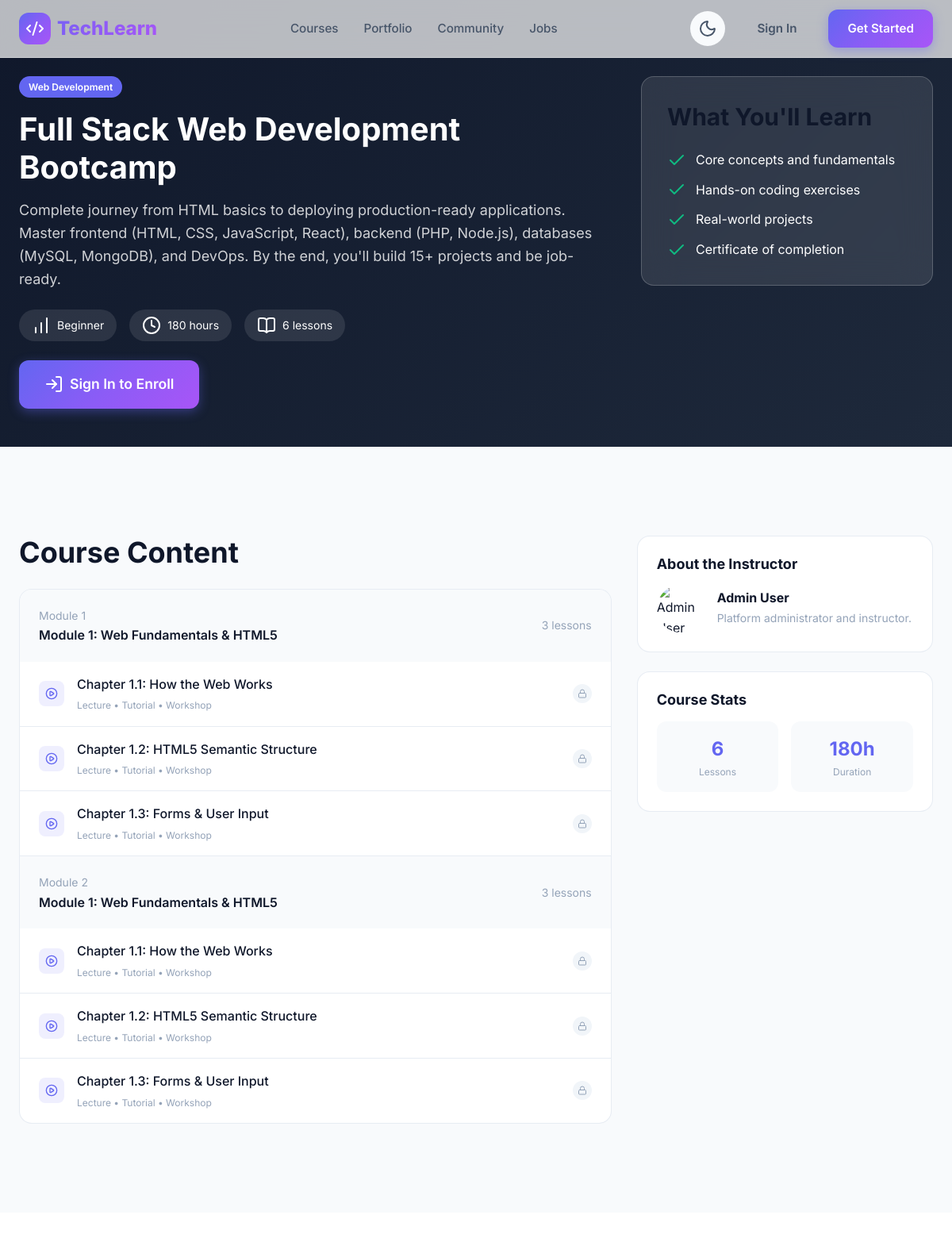
/course_details.php?id=1, run on the app's committed database.
### tables this page shows
CREATE TABLE courses (
    id INT AUTO_INCREMENT PRIMARY KEY,
    title VARCHAR(200) NOT NULL,
    description TEXT NOT NULL,
    category VARCHAR(100) NOT NULL,
    thumbnail VARCHAR(255) DEFAULT 'default-course.jpg',
    difficulty_level ENUM('beginner', 'intermediate', 'advanced') DEFAULT 'beginner',
    estimated_hours INT DEFAULT 10,
    created_at DATETIME DEFAULT CURRENT_TIMESTAMP,
    created_by INT,
    is_published TINYINT(1) DEFAULT 1,
    FOREIGN KEY (created_by) REFERENCES users(id) ON DELETE SET NULL
);

CREATE TABLE modules (
    id INT AUTO_INCREMENT PRIMARY KEY,
    course_id INT NOT NULL,
    title VARCHAR(200) NOT NULL,
    description TEXT,
    sort_order INT DEFAULT 0,
    FOREIGN KEY (course_id) REFERENCES courses(id) ON DELETE CASCADE
);

CREATE TABLE lessons (
    id INT AUTO_INCREMENT PRIMARY KEY,
    module_id INT NOT NULL,
    title VARCHAR(200) NOT NULL,
    description TEXT,
    lecture_content TEXT,
    lecture_video_url VARCHAR(500),
    tutorial_content TEXT,
    tutorial_code TEXT,
    tutorial_video_url VARCHAR(500),
    workshop_problem TEXT,
    workshop_hints TEXT,
    sort_order INT DEFAULT 0,
    FOREIGN KEY (module_id) REFERENCES modules(id) ON DELETE CASCADE
);

CREATE TABLE users (
    id INT AUTO_INCREMENT PRIMARY KEY,
    name VARCHAR(100) NOT NULL,
    email VARCHAR(100) NOT NULL UNIQUE,
    password VARCHAR(255) NOT NULL,
    skill_level ENUM('beginner', 'intermediate', 'advanced') DEFAULT 'beginner',
    bio TEXT,
    profile_picture VARCHAR(255) DEFAULT 'default-avatar.png',
    join_date DATETIME DEFAULT CURRENT_TIMESTAMP,
    is_admin TINYINT(1) DEFAULT 0,
    last_active DATETIME DEFAULT CURRENT_TIMESTAMP
);

### database.php (called while the page is built, shortened)
<?php
function isLoggedIn() {
    return isset($_SESSION['user_id']);
}
function e($string) {
    return htmlspecialchars($string, ENT_QUOTES, 'UTF-8');
}

### course_details.php (the view, shortened to what this page needs)
<?php
require_once '../config/database.php';
$courseId = $_GET['id'] ?? 0;
$stmt = $pdo->prepare("SELECT c.*, u.name as instructor_name, u.bio as instructor_bio
                       FROM courses c
                       LEFT JOIN users u ON c.created_by = u.id
                       WHERE c.id = ? AND c.is_published = 1");
$stmt->execute([$courseId]);
$course = $stmt->fetch();
$stmt = $pdo->prepare("SELECT * FROM modules WHERE course_id = ? ORDER BY sort_order");
$stmt->execute([$courseId]);
$modules = $stmt->fetchAll();
foreach ($modules as &$module) {
    $stmt = $pdo->prepare("SELECT * FROM lessons WHERE module_id = ? ORDER BY sort_order");
    $stmt->execute([$module['id']]);
    $module['lessons'] = $stmt->fetchAll();
}
$isEnrolled = false;
$progress = 0;
$totalLessons = 0;
foreach ($modules as $module) {
    $totalLessons += count($module['lessons']);
}
?>
<!DOCTYPE html>
<html lang="en" data-theme="light">
<head>
    <link rel="stylesheet" href="../assets/css/style.css">
</head>
<body>
    <nav class="navbar">
        <div class="container navbar-content">
            <a href="../index.php" class="logo">
                <div class="logo-icon">
                    <i data-lucide="code-2"></i>
                </div>
                TechLearn
            </a>
            <ul class="nav-links" id="nav-links">
                <li><a href="courses.php">Courses</a></li>
                <li><a href="../projects/portfolio.php">Portfolio</a></li>
                <li><a href="../community/forum.php">Community</a></li>
                <li><a href="../jobs/jobs.php">Jobs</a></li>
            </ul>
            <div class="nav-actions">
                <button class="theme-toggle" id="theme-toggle" aria-label="Toggle dark mode">
                </button>
                <?php if (isLoggedIn()): ?>
                    <a href="../dashboard.php" class="btn btn-primary">
                        <i data-lucide="layout-dashboard"></i>
                        Dashboard
                    </a>
                <?php else: ?>
                    <a href="../login.php" class="btn btn-ghost">Sign In</a>
                    <a href="../register.php" class="btn btn-primary">Get Started</a>
                <?php endif; ?>
            </div>
        </div>
    </nav>
    <section class="course-hero">
        <div class="container">
            <div class="course-hero-content">
                <div>
                    <span style="display: inline-block; padding: 0.25rem 0.75rem; background: var(--primary); border-radius: var(--radius-full); font-size: 0.75rem; font-weight: 600; margin-bottom: 1rem;">
                        <?php echo e($course['category']); ?>
                    </span>
                    <h1><?php echo e($course['title']); ?></h1>
                    <p><?php echo e($course['description']); ?></p>
                    <div class="course-meta-tags">
                        <span class="meta-tag">
                            <i data-lucide="bar-chart"></i>
                            <?php echo ucfirst(e($course['difficulty_level'])); ?>
                        </span>
                        <span class="meta-tag">
                            <i data-lucide="clock"></i>
                            <?php echo e($course['estimated_hours']); ?> hours
                        </span>
                        <span class="meta-tag">
                            <i data-lucide="book-open"></i>
                            <?php echo $totalLessons; ?> lessons
                        </span>
                    </div>
                    <?php if (!$isEnrolled): ?>
                        <?php if (isLoggedIn()): ?>
                        <form method="POST">
                            <button type="submit" name="enroll" class="btn btn-primary btn-lg">
                                <i data-lucide="play-circle"></i>
                                Enroll Now - Free
                            </button>
                        </form>
                        <?php else: ?>
                        <a href="../login.php" class="btn btn-primary btn-lg">
                            <i data-lucide="log-in"></i>
                            Sign In to Enroll
                        </a>
                        <?php endif; ?>
                    <?php endif; ?>
                </div>
                <?php if ($isEnrolled): ?>
                <div class="course-card-sidebar">
                    <svg width="0" height="0" style="position: absolute;">
                        <defs>
                            <linearGradient id="progressGradient" x1="0%" y1="0%" x2="100%" y2="0%">
                                <stop offset="0%" stop-color="#6366f1"/>
                                <stop offset="100%" stop-color="#a855f7"/>
                            </linearGradient>
                        </defs>
                    </svg>
                    <div class="course-progress-ring">
                        <svg class="progress-ring-circle" width="120" height="120">
                            <circle class="progress-ring-bg" cx="60" cy="60" r="52"/>
                            <circle class="progress-ring-fill" cx="60" cy="60" r="52"
                                    stroke-dasharray="326.73"
                                    stroke-dashoffset="<?php echo 326.73 - (326.73 * $progress / 100); ?>"/>
                        </svg>
                        <div class="progress-text"><?php echo $progress; ?>%</div>
                    </div>
                    <p style="text-align: center; margin-bottom: 1.5rem;">Course Progress</p>
                    <?php
                    $firstLessonId = null;
                    foreach ($modules as $module) {
                        foreach ($module['lessons'] as $lesson) {
                            $firstLessonId = $lesson['id'];
                            break 2;
                        }
                    }
                    ?>
                    <a href="lesson.php?id=<?php echo $firstLessonId; ?>" class="btn btn-primary btn-full">
                        <i data-lucide="play"></i>
                        Continue Learning
                    </a>
                </div>
                <?php else: ?>
                <div class="course-card-sidebar">
                    <h3 style="margin-bottom: 1.5rem;">What You'll Learn</h3>
                    <ul style="list-style: none;">
                        <li style="display: flex; align-items: center; gap: 0.75rem; margin-bottom: 0.75rem;">
                            <i data-lucide="check" style="color: var(--success);"></i>
                            <span>Core concepts and fundamentals</span>
                        </li>
                        <li style="display: flex; align-items: center; gap: 0.75rem; margin-bottom: 0.75rem;">
                            <i data-lucide="check" style="color: var(--success);"></i>
                            <span>Hands-on coding exercises</span>
                        </li>
                        <li style="display: flex; align-items: center; gap: 0.75rem; margin-bottom: 0.75rem;">
                            <i data-lucide="check" style="color: var(--success);"></i>
                            <span>Real-world projects</span>
                        </li>
                        <li style="display: flex; align-items: center; gap: 0.75rem;">
                            <i data-lucide="check" style="color: var(--success);"></i>
                            <span>Certificate of completion</span>
                        </li>
                    </ul>
                </div>
                <?php endif; ?>
            </div>
        </div>
    </section>
    <section class="section" style="background: var(--bg-secondary);">
        <div class="container">
            <div class="course-content-area">
                <div>
                    <h2 style="margin-bottom: 1.5rem;">Course Content</h2>
                    <div class="module-list">
                        <?php foreach ($modules as $index => $module): ?>
                        <div class="module-item">
                            <div class="module-header">
                                <div>
                                    <span style="color: var(--text-muted); font-size: 0.875rem;">Module <?php echo $index + 1; ?></span>
                                    <div class="module-title"><?php echo e($module['title']); ?></div>
                                </div>
                                <span style="color: var(--text-muted); font-size: 0.875rem;">
                                    <?php echo count($module['lessons']); ?> lessons
                                </span>
                            </div>
                            <ul class="module-lessons">
                                <?php foreach ($module['lessons'] as $lesson): ?>
                                <li class="lesson-item">
                                    <div class="lesson-icon lecture">
                                        <i data-lucide="play-circle" style="width: 16px; height: 16px;"></i>
                                    </div>
                                    <div class="lesson-info">
                                        <div class="lesson-title"><?php echo e($lesson['title']); ?></div>
                                        <div class="lesson-type">Lecture • Tutorial • Workshop</div>
                                    </div>
                                    <?php if ($isEnrolled): ?>
                                    <a href="lesson.php?id=<?php echo $lesson['id']; ?>" class="lesson-status pending">
                                        <i data-lucide="play" style="width: 12px; height: 12px;"></i>
                                    </a>
                                    <?php else: ?>
                                    <div class="lesson-status locked">
                                        <i data-lucide="lock" style="width: 12px; height: 12px;"></i>
                                    </div>
                                    <?php endif; ?>
                                </li>
                                <?php endforeach; ?>
                            </ul>
                        </div>
                        <?php endforeach; ?>
                    </div>
                </div>
                <aside>
                    <div class="sidebar-card">
                        <h3>About the Instructor</h3>
                        <div class="instructor-info">
                            <img src="../assets/uploads/avatars/default-avatar.png" alt="<?php echo e($course['instructor_name']); ?>" class="instructor-avatar">
                            <div class="instructor-details">
                                <h4><?php echo e($course['instructor_name'] ?? 'TechLearn Team'); ?></h4>
                                <p><?php echo e($course['instructor_bio'] ?? 'Expert Instructor'); ?></p>
                            </div>
                        </div>
                    </div>
                    <div class="sidebar-card">
                        <h3>Course Stats</h3>
                        <div class="course-stats">
                            <div class="course-stat">
                                <div class="course-stat-value"><?php echo $totalLessons; ?></div>
                                <div class="course-stat-label">Lessons</div>
                            </div>
                            <div class="course-stat">
                                <div class="course-stat-value"><?php echo e($course['estimated_hours']); ?>h</div>
                                <div class="course-stat-label">Duration</div>
                            </div>
                        </div>
                    </div>
                </aside>
            </div>
        </div>
    </section>
</body>
</html>

### data on the page
courses: category "Web Development", title "Full Stack Web Development Bootcamp", description "Complete journey from HTML basics to deploying production-ready applications. Master frontend (HTML, CSS, JavaScript, React), backend (PHP, Node.js), databases (MySQL, MongoDB), and DevOps. By the end, you'll build 15+ projects and be job-ready.", difficulty_level "Beginner", estimated_hours "180", created_by.name "Admin User", created_by.bio "Platform administrator and instructor."
modules: title "Module 1: Web Fundamentals & HTML5", count($module['lessons']) "3"
lessons: title "Chapter 1.1: How the Web Works"
lessons: title "Chapter 1.2: HTML5 Semantic Structure"
lessons: title "Chapter 1.3: Forms & User Input"

### other printed values
$totalLessons "6"
